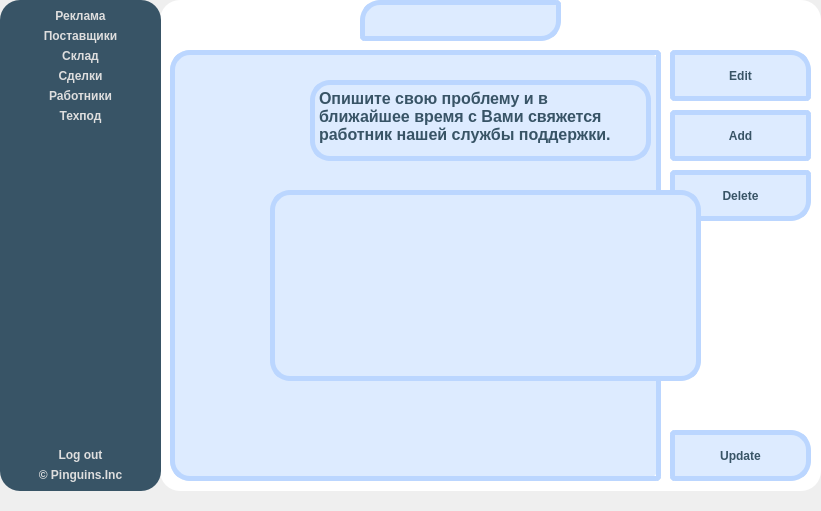
<?xml version="1.0" encoding="UTF-8"?>
<!-- Leader UI code for CRM application
Copyright(C) 2022 Plnguins

This program is free software : you can redistribute it and / or modify
it under the terms of the GNU Affero General Public License as published
by the Free Software Foundation, either version 3 of the License, or
(at your option) any later version.

This program is distributed in the hope that it will be useful,
but WITHOUT ANY WARRANTY; without even the implied warranty of
MERCHANTABILITY or FITNESS FOR A PARTICULAR PURPOSE.See the
GNU Affero General Public License for more details.

You should have received a copy of the GNU Affero General Public License
along with this program.If not, see < https:  // www.gnu.org/licenses/>. -->
<ui version="4.0">
 <class>leaderUi</class>
 <widget class="QWidget" name="leaderUi">
  <property name="geometry">
   <rect>
    <x>0</x>
    <y>0</y>
    <width>821</width>
    <height>511</height>
   </rect>
  </property>
  <property name="windowTitle">
   <string>Form</string>
  </property>
  <widget class="QLabel" name="Company">
   <property name="geometry">
    <rect>
     <x>420</x>
     <y>450</y>
     <width>121</width>
     <height>31</height>
    </rect>
   </property>
   <property name="styleSheet">
    <string notr="true">font:bold 12pt &quot;Comfortaa&quot;;
color: rgb(56, 84, 102);</string>
   </property>
   <property name="text">
    <string>&lt;html&gt;&lt;head/&gt;&lt;body&gt;&lt;p&gt;&lt;span style=&quot; font-size:14pt;&quot;&gt;Pinguins.Inc&lt;/span&gt;&lt;/p&gt;&lt;/body&gt;&lt;/html&gt;</string>
   </property>
  </widget>
  <widget class="QLabel" name="Icon">
   <property name="geometry">
    <rect>
     <x>340</x>
     <y>90</y>
     <width>271</width>
     <height>291</height>
    </rect>
   </property>
   <property name="text">
    <string/>
   </property>
  </widget>
  <widget class="QLabel" name="Title">
   <property name="geometry">
    <rect>
     <x>320</x>
     <y>370</y>
     <width>321</width>
     <height>81</height>
    </rect>
   </property>
   <property name="styleSheet">
    <string notr="true">font:bold 12pt &quot;Comfortaa&quot;;
color: rgb(56, 84, 102);</string>
   </property>
   <property name="text">
    <string>&lt;html&gt;&lt;head/&gt;&lt;body&gt;&lt;p&gt;&lt;span style=&quot; font-size:36pt;&quot;&gt;Pinguin CRM&lt;/span&gt;&lt;/p&gt;&lt;/body&gt;&lt;/html&gt;</string>
   </property>
  </widget>
  <widget class="QLabel" name="Greeting">
   <property name="geometry">
    <rect>
     <x>320</x>
     <y>40</y>
     <width>331</width>
     <height>41</height>
    </rect>
   </property>
   <property name="styleSheet">
    <string notr="true">font:bold 12pt &quot;Comfortaa&quot;;
color: rgb(56, 84, 102);</string>
   </property>
   <property name="text">
    <string>&lt;html&gt;&lt;head/&gt;&lt;body&gt;&lt;p&gt;&lt;span style=&quot; font-size:16pt;&quot;&gt;Welcome FIO(из БД брать)&lt;/span&gt;&lt;/p&gt;&lt;/body&gt;&lt;/html&gt;</string>
   </property>
  </widget>
  <widget class="QLabel" name="RoundedBackground">
   <property name="geometry">
    <rect>
     <x>160</x>
     <y>0</y>
     <width>661</width>
     <height>491</height>
    </rect>
   </property>
   <property name="styleSheet">
    <string notr="true">background-color :rgb(255, 255, 255);
border-radius: 20px;</string>
   </property>
   <property name="text">
    <string/>
   </property>
  </widget>
  <widget class="QTableWidget" name="tableWidget">
   <property name="geometry">
    <rect>
     <x>170</x>
     <y>50</y>
     <width>491</width>
     <height>431</height>
    </rect>
   </property>
   <property name="styleSheet">
    <string notr="true">QTableWidget#tableWidget {
	background-color:transparent;
	color: rgb(56, 84, 102);
	font: 14px &quot;Comfortaa&quot;;
	border-top-left-radius: 20px;
	border-bottom-right-radius:5px;
	border-top-right-radius: 5px;
	border-bottom-left-radius: 20px;
	border: 5px solid #BBD6FF ;
}





QHeaderView{
	background-color:transparent;
	border: 10px black solid;
}

QTableView QTableCornerButton::section {
    border-top-left-radius: 15px;
}

QTableWidget::item:selection {
    selection-background-color: rgb(56, 84, 102);	
	selection-color:  rgb(222, 222, 222);
}
</string>
   </property>
  </widget>
  <widget class="QLabel" name="RoundedBlue">
   <property name="geometry">
    <rect>
     <x>170</x>
     <y>50</y>
     <width>491</width>
     <height>431</height>
    </rect>
   </property>
   <property name="styleSheet">
    <string notr="true">background-color: rgb(221, 235, 255);

border-radius:20px;</string>
   </property>
   <property name="text">
    <string/>
   </property>
  </widget>
  <widget class="QPushButton" name="Update">
   <property name="geometry">
    <rect>
     <x>670</x>
     <y>430</y>
     <width>141</width>
     <height>51</height>
    </rect>
   </property>
   <property name="styleSheet">
    <string notr="true">QPushButton#Update:!pressed {
    font: 12pt &quot;Comfortaa&quot;;
	font: bold;
	color:  rgb(56, 84, 102);	
	background-color: rgb(221, 235, 255);
	border: 5px solid #BBD6FF ;
	border-top-right-radius:20px;
	border-bottom-right-radius:20px;
	border-top-left-radius:5px;
	border-bottom-left-radius:5px;
 }

QPushButton#Update {
    font: 12pt &quot;Comfortaa&quot;;
	font: bold;
	color:  rgb(56, 84, 102);	
	background-color: rgb(221, 235, 255);
	border: 5px solid #BBD6FF ;
	border-top-right-radius:20px;
	border-bottom-right-radius:20px;
	border-top-left-radius:5px;
	border-bottom-left-radius:5px;
 }

QPushButton#Update:hover {
    font: 12pt &quot;Comfortaa&quot;;
	font: bold;
	color:  rgb(56, 84, 102);	
	background-color: rgb(165, 199, 250);
	border: 5px solid #75ACFF;
	border-top-right-radius:20px;
	border-bottom-right-radius:20px;
	border-top-left-radius:5px;
	border-bottom-left-radius:5px;
 }


QPushButton#Update:pressed {
    font: 12pt &quot;Comfortaa&quot;;
	font: bold;
	color:  rgb(56, 84, 102);	
	background-color: rgb(165, 199, 250);
	border: 5px solid #75ACFF;
	border-top-right-radius:20px;
	border-bottom-right-radius:20px;
	border-top-left-radius:5px;
	border-bottom-left-radius:5px;
 }</string>
   </property>
   <property name="text">
    <string>Update</string>
   </property>
  </widget>
  <widget class="QPushButton" name="Edit">
   <property name="geometry">
    <rect>
     <x>670</x>
     <y>50</y>
     <width>141</width>
     <height>51</height>
    </rect>
   </property>
   <property name="styleSheet">
    <string notr="true">QPushButton#Edit:!pressed {
    font: 12pt &quot;Comfortaa&quot;;
	font: bold;
	color:  rgb(56, 84, 102);	
	background-color: rgb(221, 235, 255);
	border: 5px solid #BBD6FF ;
	border-top-right-radius:20px;
	border-bottom-right-radius:5px;
	border-top-left-radius:5px;
	border-bottom-left-radius:5px;
 }

QPushButton#Edit {
    font: 12pt &quot;Comfortaa&quot;;
	font: bold;
	color:  rgb(56, 84, 102);	
	background-color: rgb(221, 235, 255);
	border: 5px solid #BBD6FF ;
	border-top-right-radius:20px;
	border-bottom-right-radius:5px;
	border-top-left-radius:5px;
	border-bottom-left-radius:5px;
 }

QPushButton#Edit:hover {
    font: 12pt &quot;Comfortaa&quot;;
	font: bold;
	color:  rgb(56, 84, 102);	
	background-color: rgb(165, 199, 250);
	border: 5px solid #75ACFF;
	border-top-right-radius:20px;
	border-bottom-right-radius:5px;
	border-top-left-radius:5px;
	border-bottom-left-radius:5px;
 }


QPushButton#Edit:pressed {
    font: 12pt &quot;Comfortaa&quot;;
	font: bold;
	color:  rgb(56, 84, 102);	
	background-color: rgb(165, 199, 250);
	border: 5px solid #75ACFF;
	border-top-right-radius:20px;
	border-bottom-right-radius:5px;
	border-top-left-radius:5px;
	border-bottom-left-radius:5px;
 }</string>
   </property>
   <property name="text">
    <string>Edit</string>
   </property>
  </widget>
  <widget class="QPushButton" name="Add">
   <property name="geometry">
    <rect>
     <x>670</x>
     <y>110</y>
     <width>141</width>
     <height>51</height>
    </rect>
   </property>
   <property name="styleSheet">
    <string notr="true">QPushButton#Add:!pressed {
    font: 12pt &quot;Comfortaa&quot;;
	font: bold;
	color:  rgb(56, 84, 102);	
	background-color: rgb(221, 235, 255);
	border: 5px solid #BBD6FF ;
	border-top-right-radius:5px;
	border-bottom-right-radius:5px;
	border-top-left-radius:5px;
	border-bottom-left-radius:5px;
 }

QPushButton#Add {
    font: 12pt &quot;Comfortaa&quot;;
	font: bold;
	color:  rgb(56, 84, 102);	
	background-color: rgb(221, 235, 255);
	border: 5px solid #BBD6FF ;
	border-top-right-radius:5px;
	border-bottom-right-radius:5px;
	border-top-left-radius:5px;
	border-bottom-left-radius:5px;
 }

QPushButton#Add:hover {
    font: 12pt &quot;Comfortaa&quot;;
	font: bold;
	color:  rgb(56, 84, 102);	
	background-color: rgb(165, 199, 250);
	border: 5px solid #75ACFF;
	border-top-right-radius:5px;
	border-bottom-right-radius:5px;
	border-top-left-radius:5px;
	border-bottom-left-radius:5px;
 }


QPushButton#Add:pressed {
    font: 12pt &quot;Comfortaa&quot;;
	font: bold;
	color:  rgb(56, 84, 102);	
	background-color: rgb(165, 199, 250);
	border: 5px solid #75ACFF;
	border-top-right-radius:5px;
	border-bottom-right-radius:5px;
	border-top-left-radius:5px;
	border-bottom-left-radius:5px;
 }</string>
   </property>
   <property name="text">
    <string>Add</string>
   </property>
  </widget>
  <widget class="QPushButton" name="Delete">
   <property name="geometry">
    <rect>
     <x>670</x>
     <y>170</y>
     <width>141</width>
     <height>51</height>
    </rect>
   </property>
   <property name="styleSheet">
    <string notr="true">QPushButton#Delete:!pressed {
    font: 12pt &quot;Comfortaa&quot;;
	font: bold;
	color:  rgb(56, 84, 102);	
	background-color: rgb(221, 235, 255);
	border: 5px solid #BBD6FF ;
	border-top-right-radius:5px;
	border-bottom-right-radius:20px;
	border-top-left-radius:5px;
	border-bottom-left-radius:5px;
 }

QPushButton#Delete {
    font: 12pt &quot;Comfortaa&quot;;
	font: bold;
	color:  rgb(56, 84, 102);	
	background-color: rgb(221, 235, 255);
	border: 5px solid #BBD6FF ;
	border-top-right-radius:5px;
	border-bottom-right-radius:20px;
	border-top-left-radius:5px;
	border-bottom-left-radius:5px;
 }

QPushButton#Delete:hover {
    font: 12pt &quot;Comfortaa&quot;;
	font: bold;
	color:  rgb(56, 84, 102);	
	background-color: rgb(165, 199, 250);
	border: 5px solid #75ACFF;
	border-top-right-radius:5px;
	border-bottom-right-radius:20px;
	border-top-left-radius:5px;
	border-bottom-left-radius:5px;
 }


QPushButton#Delete:pressed {
    font: 12pt &quot;Comfortaa&quot;;
	font: bold;
	color:  rgb(56, 84, 102);	
	background-color: rgb(165, 199, 250);
	border: 5px solid #75ACFF;
	border-top-right-radius:5px;
	border-bottom-right-radius:20px;
	border-top-left-radius:5px;
	border-bottom-left-radius:5px;
 }</string>
   </property>
   <property name="text">
    <string>Delete</string>
   </property>
  </widget>
  <widget class="QLabel" name="ProviderLabel">
   <property name="geometry">
    <rect>
     <x>360</x>
     <y>0</y>
     <width>201</width>
     <height>41</height>
    </rect>
   </property>
   <property name="styleSheet">
    <string notr="true">font: 12pt &quot;Comfortaa&quot;;
	font: bold;
	color:  rgb(56, 84, 102);	
	background-color: rgb(221, 235, 255);
	border: 5px solid #BBD6FF ;
	border-top-left-radius: 20px;
	border-top-right-radius: 5px;
border-bottom-left-radius: 5px;
	border-bottom-right-radius: 20px;
	text-align: right;</string>
   </property>
   <property name="text">
    <string/>
   </property>
   <property name="alignment">
    <set>Qt::AlignCenter</set>
   </property>
  </widget>
  <widget class="QTextBrowser" name="Help">
   <property name="geometry">
    <rect>
     <x>310</x>
     <y>80</y>
     <width>341</width>
     <height>81</height>
    </rect>
   </property>
   <property name="styleSheet">
    <string notr="true">	font: 12pt &quot;Comfortaa&quot;;
	font: bold;
	color:  rgb(56, 84, 102);	
	background-color: rgb(221, 235, 255);
	border: 5px solid #BBD6FF ;
	border-radius: 20px;</string>
   </property>
   <property name="html">
    <string>&lt;!DOCTYPE HTML PUBLIC &quot;-//W3C//DTD HTML 4.0//EN&quot; &quot;http://www.w3.org/TR/REC-html40/strict.dtd&quot;&gt;
&lt;html&gt;&lt;head&gt;&lt;meta name=&quot;qrichtext&quot; content=&quot;1&quot; /&gt;&lt;meta charset=&quot;utf-8&quot; /&gt;&lt;style type=&quot;text/css&quot;&gt;
p, li { white-space: pre-wrap; }
hr { height: 1px; border-width: 0; }
&lt;/style&gt;&lt;/head&gt;&lt;body style=&quot; font-family:'Comfortaa'; font-size:12pt; font-weight:700; font-style:normal;&quot;&gt;
&lt;p style=&quot; margin-top:0px; margin-bottom:0px; margin-left:0px; margin-right:0px; -qt-block-indent:0; text-indent:0px;&quot;&gt;&lt;span style=&quot; font-family:'MS Shell Dlg 2'; font-weight:600;&quot;&gt;Опишите свою проблему и в ближайшее время с Вами свяжется работник нашей службы поддержки.&lt;/span&gt;&lt;/p&gt;&lt;/body&gt;&lt;/html&gt;</string>
   </property>
  </widget>
  <widget class="QTextEdit" name="textEdit">
   <property name="geometry">
    <rect>
     <x>270</x>
     <y>190</y>
     <width>431</width>
     <height>191</height>
    </rect>
   </property>
   <property name="styleSheet">
    <string notr="true">	font: 12pt &quot;Comfortaa&quot;;
	font: bold;
	color:  rgb(56, 84, 102);	
	background-color: rgb(221, 235, 255);
	border: 5px solid #BBD6FF ;
	border-radius: 20px;</string>
   </property>
  </widget>
  <widget class="QGroupBox" name="LeftButtons">
   <property name="geometry">
    <rect>
     <x>0</x>
     <y>0</y>
     <width>161</width>
     <height>491</height>
    </rect>
   </property>
   <property name="styleSheet">
    <string notr="true">color: rgb(222, 222, 222);
	font: bold;
	border: none;
	background-color: rgb(56, 84, 102);
	border-radius:20px;</string>
   </property>
   <property name="title">
    <string/>
   </property>
   <layout class="QVBoxLayout" name="verticalLayout_2">
    <item>
     <widget class="QPushButton" name="Ads">
      <property name="styleSheet">
       <string notr="true">QPushButton#Ads:!pressed {
    font: 12pt &quot;Comfortaa&quot;;
	color: rgb(222, 222, 222);
	font: bold;
	border: none;
	background-color: rgb(56, 84, 102);
	border-radius:20px;
 }

QPushButton#Ads {
    font: 12pt &quot;Comfortaa&quot;;
	color: rgb(222, 222, 222);
	font: bold;
	border: none;
	background-color: rgb(56, 84, 102);
	border-radius:20px;
 }

QPushButton#Ads:hover {
     background-color: rgb(54, 69, 80);
	font: 12pt &quot;Comfortaa&quot;;
	color: rgb(222, 222, 222);
	font: bold;
	border: none;
	border-radius:20px;
 }


QPushButton#Ads:pressed {
     background-color: rgb(45, 58, 66);
	font: 12pt &quot;Comfortaa&quot;;
	color: rgb(222, 222, 222);
	font: bold;
	border: none;
	border-radius:20px;
 }</string>
      </property>
      <property name="text">
       <string>Реклама</string>
      </property>
      <property name="flat">
       <bool>true</bool>
      </property>
     </widget>
    </item>
    <item>
     <widget class="QPushButton" name="Provider">
      <property name="styleSheet">
       <string notr="true">

QPushButton#Provider {
    font: 12pt &quot;Comfortaa&quot;;
	color: rgb(222, 222, 222);
	font: bold;
	border: none;
	background-color: rgb(56, 84, 102);
	border-radius:20px;
 }



QPushButton#Provider:hover:!pressed {
     background-color: rgb(54, 69, 80);
	font: 12pt &quot;Comfortaa&quot;;
	color: rgb(222, 222, 222);
	font: bold;
	border: none;
	border-radius:20px;
 }

QPushButton#Provider:pressed {
     background-color: rgb(54, 69, 80);
	font: 12pt &quot;Comfortaa&quot;;
	color: rgb(222, 222, 222);
	font: bold;
	border: none;
	border-radius:20px;
 }

QPushButton#Provider:checked {
     background-color: rgb(54, 69, 80);
	font: 12pt &quot;Comfortaa&quot;;
	color: rgb(222, 222, 222);
	font: bold;
	border: none;
	border-radius:20px;
 }</string>
      </property>
      <property name="text">
       <string>Поставщики</string>
      </property>
      <property name="flat">
       <bool>false</bool>
      </property>
     </widget>
    </item>
    <item>
     <widget class="QPushButton" name="Stock">
      <property name="styleSheet">
       <string notr="true">QPushButton#Stock:!pressed {
    font: 12pt &quot;Comfortaa&quot;;
	color: rgb(222, 222, 222);
	font: bold;
	border: none;
	background-color: rgb(56, 84, 102);
	border-radius:20px;
 }

QPushButton#Stock {
    font: 12pt &quot;Comfortaa&quot;;
	color: rgb(222, 222, 222);
	font: bold;
	border: none;
	background-color: rgb(56, 84, 102);
	border-radius:20px;
 }

QPushButton#Stock:hover {
     background-color: rgb(54, 69, 80);
	font: 12pt &quot;Comfortaa&quot;;
	color: rgb(222, 222, 222);
	font: bold;
	border: none;
	border-radius:20px;
 }


QPushButton#Stock:pressed {
     background-color: rgb(45, 58, 66);
	font: 12pt &quot;Comfortaa&quot;;
	color: rgb(222, 222, 222);
	font: bold;
	border: none;
	border-radius:20px;
 }</string>
      </property>
      <property name="text">
       <string>Склад</string>
      </property>
      <property name="flat">
       <bool>true</bool>
      </property>
     </widget>
    </item>
    <item>
     <widget class="QPushButton" name="Deal">
      <property name="styleSheet">
       <string notr="true">QPushButton#Deal:!pressed {
    font: 12pt &quot;Comfortaa&quot;;
	color: rgb(222, 222, 222);
	font: bold;
	border: none;
	background-color: rgb(56, 84, 102);
	border-radius:20px;
 }

QPushButton#Deal {
    font: 12pt &quot;Comfortaa&quot;;
	color: rgb(222, 222, 222);
	font: bold;
	border: none;
	background-color: rgb(56, 84, 102);
	border-radius:20px;
 }

QPushButton#Deal:hover {
     background-color: rgb(54, 69, 80);
	font: 12pt &quot;Comfortaa&quot;;
	color: rgb(222, 222, 222);
	font: bold;
	border: none;
	border-radius:20px;
 }


QPushButton#Deal:pressed {
     background-color: rgb(45, 58, 66);
	font: 12pt &quot;Comfortaa&quot;;
	color: rgb(222, 222, 222);
	font: bold;
	border: none;
	border-radius:20px;
 }</string>
      </property>
      <property name="text">
       <string>Сделки</string>
      </property>
      <property name="flat">
       <bool>true</bool>
      </property>
     </widget>
    </item>
    <item>
     <widget class="QPushButton" name="Employee">
      <property name="styleSheet">
       <string notr="true">QPushButton#Employee:!pressed {
    font: 12pt &quot;Comfortaa&quot;;
	color: rgb(222, 222, 222);
	font: bold;
	border: none;
	background-color: rgb(56, 84, 102);
	border-radius:20px;
 }

QPushButton#Employee {
    font: 12pt &quot;Comfortaa&quot;;
	color: rgb(222, 222, 222);
	font: bold;
	border: none;
	background-color: rgb(56, 84, 102);
	border-radius:20px;
 }

QPushButton#Employee:hover {
     background-color: rgb(54, 69, 80);
	font: 12pt &quot;Comfortaa&quot;;
	color: rgb(222, 222, 222);
	font: bold;
	border: none;
	border-radius:20px;
 }


QPushButton#Employee:pressed {
     background-color: rgb(45, 58, 66);
	font: 12pt &quot;Comfortaa&quot;;
	color: rgb(222, 222, 222);
	font: bold;
	border: none;
	border-radius:20px;
 }</string>
      </property>
      <property name="text">
       <string>Работники</string>
      </property>
      <property name="flat">
       <bool>true</bool>
      </property>
     </widget>
    </item>
    <item>
     <widget class="QPushButton" name="Support">
      <property name="styleSheet">
       <string notr="true">QPushButton#Support:!pressed {
    font: 12pt &quot;Comfortaa&quot;;
	color: rgb(222, 222, 222);
	font: bold;
	border: none;
	background-color: rgb(56, 84, 102);
	border-radius:20px;
 }

QPushButton#Support {
    font: 12pt &quot;Comfortaa&quot;;
	color: rgb(222, 222, 222);
	font: bold;
	border: none;
	background-color: rgb(56, 84, 102);
	border-radius:20px;
 }

QPushButton#Support:hover {
     background-color: rgb(54, 69, 80);
	font: 12pt &quot;Comfortaa&quot;;
	color: rgb(222, 222, 222);
	font: bold;
	border: none;
	border-radius:20px;
 }


QPushButton#Support:pressed {
     background-color: rgb(45, 58, 66);
	font: 12pt &quot;Comfortaa&quot;;
	color: rgb(222, 222, 222);
	font: bold;
	border: none;
	border-radius:20px;
 }</string>
      </property>
      <property name="text">
       <string>Техпод</string>
      </property>
      <property name="flat">
       <bool>true</bool>
      </property>
     </widget>
    </item>
    <item>
     <spacer name="verticalSpacer">
      <property name="orientation">
       <enum>Qt::Vertical</enum>
      </property>
      <property name="sizeHint" stdset="0">
       <size>
        <width>20</width>
        <height>40</height>
       </size>
      </property>
     </spacer>
    </item>
    <item>
     <widget class="QPushButton" name="Logout">
      <property name="styleSheet">
       <string notr="true">QPushButton#Logout:!pressed {
    font: 12pt &quot;Comfortaa&quot;;
	color: rgb(222, 222, 222);
	font: bold;
	border: none;
	background-color: rgb(56, 84, 102);
	border-radius:20px;
 }

QPushButton#Logout {
    font: 12pt &quot;Comfortaa&quot;;
	color: rgb(222, 222, 222);
	font: bold;
	border: none;
	background-color: rgb(56, 84, 102);
	border-radius:20px;
 }

QPushButton#Logout:hover {
     background-color: rgb(54, 69, 80);
	font: 12pt &quot;Comfortaa&quot;;
	color: rgb(222, 222, 222);
	font: bold;
	border: none;
	border-radius:20px;
 }


QPushButton#Logout:pressed {
     background-color: rgb(45, 58, 66);
	font: 12pt &quot;Comfortaa&quot;;
	color: rgb(222, 222, 222);
	font: bold;
	border: none;
	border-radius:20px;
 }</string>
      </property>
      <property name="text">
       <string>Log out</string>
      </property>
     </widget>
    </item>
    <item>
     <widget class="QLabel" name="label">
      <property name="styleSheet">
       <string notr="true">color: rgb(222, 222, 222);
font:light &quot;Comfortaa&quot; 16px;
background-color: rgb(56, 84, 102);</string>
      </property>
      <property name="text">
       <string>© Pinguins.Inc</string>
      </property>
      <property name="alignment">
       <set>Qt::AlignCenter</set>
      </property>
     </widget>
    </item>
   </layout>
  </widget>
  <widget class="QPushButton" name="Send">
   <property name="geometry">
    <rect>
     <x>420</x>
     <y>430</y>
     <width>141</width>
     <height>51</height>
    </rect>
   </property>
   <property name="styleSheet">
    <string notr="true">QPushButton#pushButton_12:!pressed {
    font: 12pt &quot;Comfortaa&quot;;
	font: bold;
	color:  rgb(56, 84, 102);	
	background-color: rgb(221, 235, 255);
	border: 5px solid #BBD6FF ;
	border-radius:20px;
 }

QPushButton#pushButton_12 {
    font: 12pt &quot;Comfortaa&quot;;
	font: bold;
	color:  rgb(56, 84, 102);	
	background-color: rgb(221, 235, 255);
	border: 5px solid #BBD6FF ;
	border-radius:20px;;
 }

QPushButton#pushButton_12:hover {
    font: 12pt &quot;Comfortaa&quot;;
	font: bold;
	color:  rgb(56, 84, 102);	
	background-color: rgb(165, 199, 250);
	border: 5px solid #75ACFF;
	border-radius:20px;
 }


QPushButton#pushButton_12:pressed {
    font: 12pt &quot;Comfortaa&quot;;
	font: bold;
	color:  rgb(56, 84, 102);	
	background-color: rgb(165, 199, 250);
	border: 5px solid #75ACFF;
	border-radius:20px;
 }</string>
   </property>
   <property name="text">
    <string>Send</string>
   </property>
  </widget>
  <zorder>Send</zorder>
  <zorder>RoundedBackground</zorder>
  <zorder>Title</zorder>
  <zorder>Company</zorder>
  <zorder>Greeting</zorder>
  <zorder>Icon</zorder>
  <zorder>RoundedBlue</zorder>
  <zorder>tableWidget</zorder>
  <zorder>Update</zorder>
  <zorder>Edit</zorder>
  <zorder>Add</zorder>
  <zorder>Delete</zorder>
  <zorder>ProviderLabel</zorder>
  <zorder>Help</zorder>
  <zorder>textEdit</zorder>
  <zorder>LeftButtons</zorder>
 </widget>
 <resources/>
 <connections/>
</ui>
